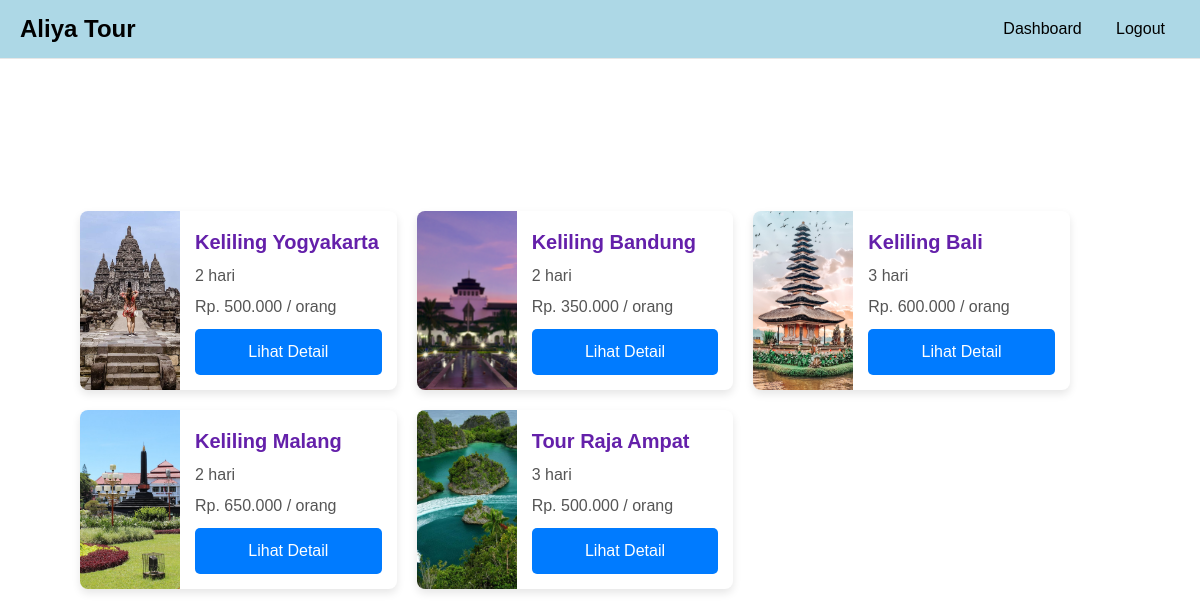
Page /pengguna/dashboard.php (signed in) on the committed database.
### tables this page shows
CREATE TABLE `paket_wisata` (
  `id` int(11) NOT NULL,
  `judul` varchar(255) NOT NULL,
  `hari` int(11) NOT NULL,
  `harga` decimal(10,2) NOT NULL,
  `keterangan` text NOT NULL,
  `created_at` timestamp NOT NULL DEFAULT current_timestamp(),
  `gambar` varchar(255) DEFAULT NULL,
  `tanggal_mulai` date DEFAULT NULL,
  `tanggal_akhir` date DEFAULT NULL
);

### pengguna/dashboard.php (the view, shortened to what this page needs)
<?php
include '../config.php';
$query = "SELECT * FROM paket_wisata";
$result = mysqli_query($conn, $query);
include '../nav/header1.php';
?>
<!DOCTYPE html>
<html lang="en">
<head>
    <link rel="stylesheet" href="../css/dashboard.css">
</head>
<body>
    <div class="container">
        <div class="cards">
            <?php
            while($row = mysqli_fetch_assoc($result)) {
                ?>
                <div class="card">
                <img src="../uploads/<?php echo htmlspecialchars($row['gambar']); ?>" alt="<?php echo htmlspecialchars($row['judul']); ?>">
                    <div class="card-content">
                        <h2><?php echo $row['judul']; ?></h2>
                        <p><?php echo $row['hari']; ?> hari</p>
                        <p>Rp. <?php echo number_format($row['harga'], 0, ',', '.'); ?> / orang</p>
                        <a href="detail.php?id=<?php echo $row['id']; ?>" class="btn">Lihat Detail</a>
                    </div>
                </div>
                <?php
            }
            ?>
        </div>
    </div>
</body>
</html>

### nav/header1.php (shortened to what this page needs)
<!DOCTYPE html>
<html lang="en">
<head>
    <link rel="stylesheet" href="../css/style.css">
</head>
<body>
    <div class="header">
        <div class="logo">Aliya Tour</div>
        <div class="menu">
        <a href="dashboard.php">Dashboard</a>
            <a href="../logout.php">Logout</a>
        </div>
    </div>
</body>
</html>

### css/style.css (style rules this page uses)
body { font-family: Arial, sans-serif; margin: 0; }
.header { position: fixed; top: 0; width: 100%; display: flex; justify-content: space-between; align-items: center; padding: 10px 20px; background-color: #ADD8E6; border-bottom: 1px solid #e7e7e7; z-index: 900; }
.container { width: 90%; max-width: 1200px; margin: 0 auto; padding: 0px; }
.container h2 { color: #6420AA; margin-top: 5px; }
.logo { font-size: 24px; font-weight: bold; }
.menu a { color: black; text-decoration: none; padding: 10px 15px; transition: color 0.3s ease-in-out; }
* { margin: 0; padding: 0; box-sizing: border-box; }
body { font-family: montserrat, sans-serif; line-height: 1.6; display: flex; flex-direction: column; min-height: 100vh; }
img { max-width: 100px; height: auto; }

### css/dashboard.css (style rules this page uses)
.container { max-width: 1200px; margin: auto; padding: 20px; }
.cards { display: flex; flex-wrap: wrap; gap: 20px; }
.card { background: #fff; border-radius: 8px; box-shadow: 0 4px 8px rgba(0, 0, 0, 0.1); overflow: hidden; width: calc(33.333% - 30px); display: flex; }
.card img { width: 100%; height: auto; object-fit: cover; }
.card-content { padding: 15px; flex: 1; }
.card h2 { margin: 0; font-size: 20px; font-weight: 700; }
.card p { margin: 5px 0; color: #555; }
.card .btn { display: block; text-align: center; background-color: #007bff; color: white; padding: 10px; margin-top: 10px; border-radius: 5px; text-decoration: none; }

### rows in the picture
paket_wisata: gambar (picture), judul "Keliling Yogyakarta", hari "2", harga "500.000"
paket_wisata: gambar (picture), judul "Keliling Bandung", hari "2", harga "350.000"
paket_wisata: gambar (picture), judul "Keliling Bali", hari "3", harga "600.000"
paket_wisata: gambar (picture), judul "Keliling Malang", hari "2", harga "650.000"
paket_wisata: gambar (picture), judul "Tour Raja Ampat", hari "3", harga "500.000"
